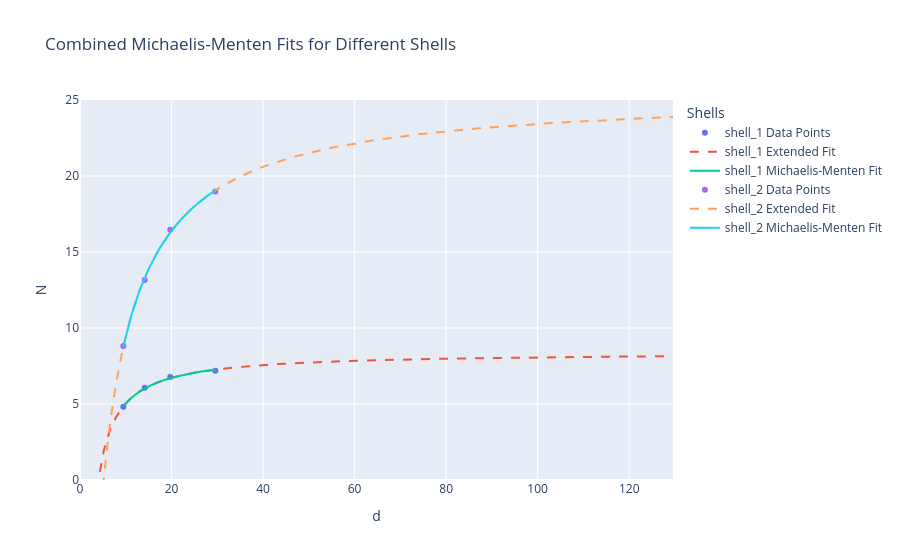

Notebook code for this chart:
### Markdown cell above
## Fitting using Michaelis Menten

### Code cell
from neighbor_core import fit_michaelis_menten
# Initialize the main Plotly figure
fig = go.Figure()

# Loop through each shell, fit, and add traces to the main figure
for i in range(1,3):
    shell = f'shell_{i}'
    coff, data_trace, ext_trace, fit_trace = fit_michaelis_menten(
        np.array(sizes_all[shell]), np.array(CNs_all[shell]), 
        # max_value=12,
        xlabel="d", ylabel=f"N{i}", label_prefix=shell
    )
    fig.add_traces([data_trace, ext_trace, fit_trace])

# Configure layout and show
fig.update_layout(
    title="Combined Michaelis-Menten Fits for Different Shells",
    xaxis_title="d", yaxis_title="N", legend_title="Shells", yaxis_range=[0, 25]
)
fig.show()
